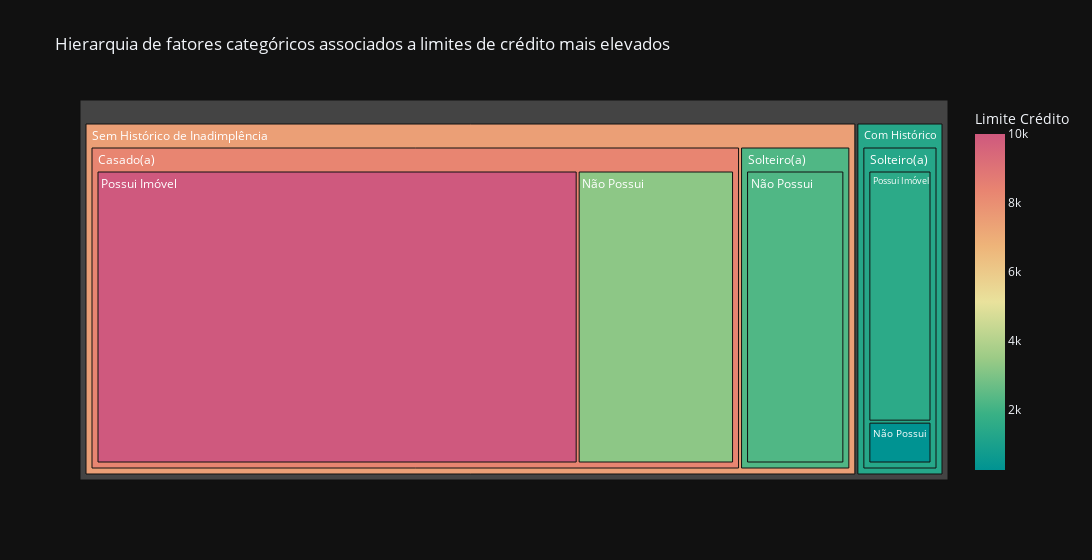

The code cell stored with this chart in its notebook:
### Markdown cell above
## Treemap Dados Cliente

### Code cell
# CRIANDO UM DATAFRAME INDEPENDENTE
df2 = df[['Historico_Inadimplencia', 'Estado_Civil', 'Imovel_Proprio', 'Limite_Credito']]

# PEQUENO TRATAMENTO PARA O GRÁFICO
df2[['Historico_Inadimplencia', 'Estado_Civil', 'Imovel_Proprio']] = df2[['Historico_Inadimplencia', 'Estado_Civil', 'Imovel_Proprio']].replace({'Sem Histórico': 'Sem Histórico de Inadimplência', 'Possui': 'Possui Imóvel'})

# TIRANDO A MÉDIA POR DADO FORNECIDO DO CLIENTE
media_limite_credito_por_dados_cliente = df2.groupby(['Historico_Inadimplencia', 'Estado_Civil', 'Imovel_Proprio'])['Limite_Credito'].mean().reset_index()

fig = px.treemap(
    media_limite_credito_por_dados_cliente,
    path = ['Historico_Inadimplencia', 'Estado_Civil', 'Imovel_Proprio'],
    values = 'Limite_Credito',
    title = 'Hierarquia de fatores categóricos associados a limites de crédito mais elevados',
    labels = {
        'Limite_Credito': 'Limite Crédito',
    },
    color = 'Limite_Credito',
    color_continuous_scale = 'temps',
    width = 1200,
    template = 'plotly_dark',
)

fig.update_traces( # ---> MUDANDO AS CORES DO GRÁFICO
    textfont = dict(color = "white")
)

fig.show()

### Figure 1 — Plotly figure (JSON) as saved in the notebook; plotly's stock layout.template omitted (floating-point values rounded to 4 significant figures)
{"data": [{"branchvalues": "total", "customdata": [[250.0], [1500.0], [3250.0], [10000.0], [2250.0], [1321.0], [8344.0], [2250.0], [1321.0], [7460.0]], "domain": {"x": [0.0, 1.0], "y": [0.0, 1.0]}, "hovertemplate": "labels=%{label}<br>Limite_Credito_sum=%{value}<br>parent=%{parent}<br>id=%{id}<br>Limite Crédito=%{color}<extra></extra>", "ids": ["Com Histórico/Solteiro(a)/Não Possui", "Com Histórico/Solteiro(a)/Possui Imóvel", "Sem Histórico de Inadimplência/Casado(a)/Não Possui", "Sem Histórico de Inadimplência/Casado(a)/Possui Imóvel", "Sem Histórico de Inadimplência/Solteiro(a)/Não Possui", "Com Histórico/Solteiro(a)", "Sem Histórico de Inadimplência/Casado(a)", "Sem Histórico de Inadimplência/Solteiro(a)", "Com Histórico", "Sem Histórico de Inadimplência"], "labels": ["Não Possui", "Possui Imóvel", "Não Possui", "Possui Imóvel", "Não Possui", "Solteiro(a)", "Casado(a)", "Solteiro(a)", "Com Histórico", "Sem Histórico de Inadimplência"], "marker": {"coloraxis": "coloraxis", "colors": [250.0, 1500.0, 3250.0, 10000.0, 2250.0, 1321.0, 8344.0, 2250.0, 1321.0, 7460.0]}, "name": "", "parents": ["Com Histórico/Solteiro(a)", "Com Histórico/Solteiro(a)", "Sem Histórico de Inadimplência/Casado(a)", "Sem Histórico de Inadimplência/Casado(a)", "Sem Histórico de Inadimplência/Solteiro(a)", "Com Histórico", "Sem Histórico de Inadimplência", "Sem Histórico de Inadimplência", "", ""], "values": [250.0, 1500.0, 3250.0, 10000.0, 2250.0, 1750.0, 13250.0, 2250.0, 1750.0, 15500.0], "type": "treemap", "textfont": {"color": "white"}}], "layout": {"coloraxis": {"colorbar": {"title": {"text": "Limite Crédito"}}, "colorscale": [[0.0, "rgb(0, 147, 146)"], [0.1667, "rgb(57, 177, 133)"], [0.3333, "rgb(156, 203, 134)"], [0.5, "rgb(233, 226, 156)"], [0.6667, "rgb(238, 180, 121)"], [0.8333, "rgb(232, 132, 113)"], [1.0, "rgb(207, 89, 126)"]]}, "legend": {"tracegroupgap": 0}, "title": {"text": "Hierarquia de fatores categóricos associados a limites de crédito mais elevados"}, "width": 1200}}
